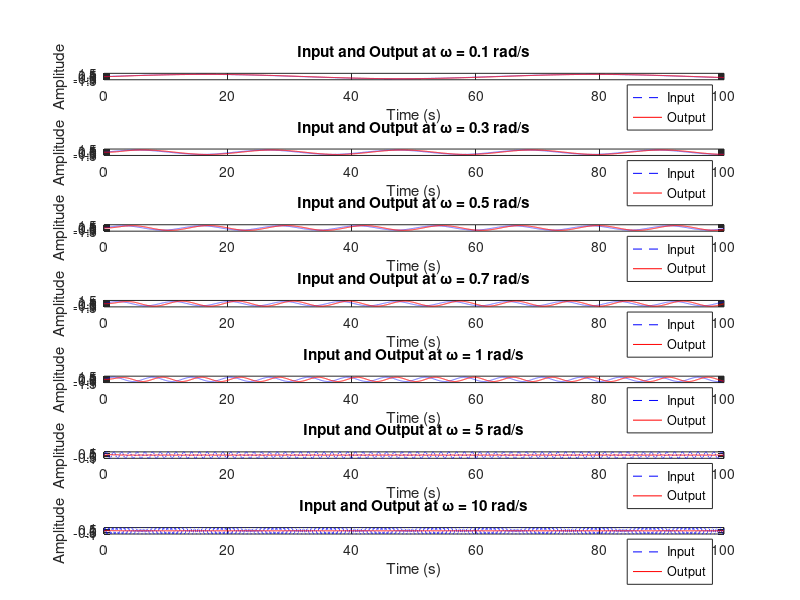
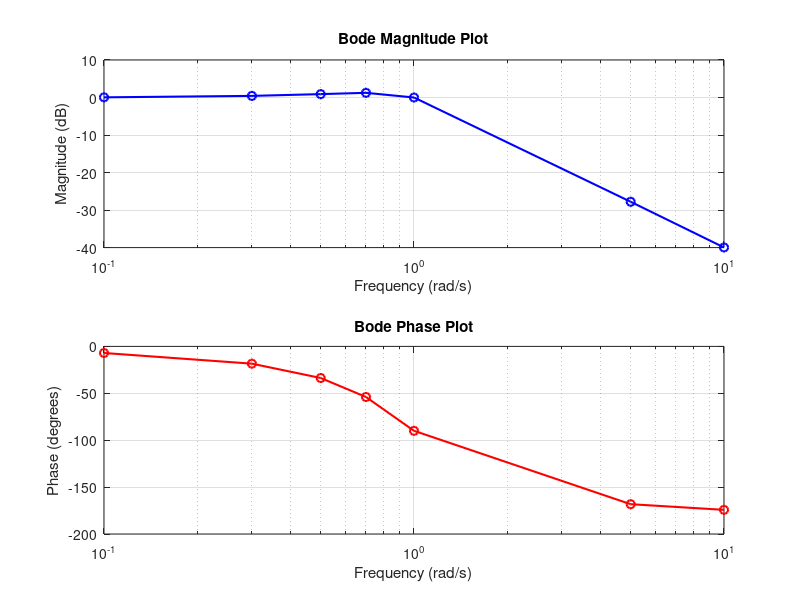

These charts were generated, in order, by the following MATLAB code:
% Define system
num = [1];
den = [1 1 1];
sys = tf(num, den);

% Frequencies to test (rad/s)
frequencies = [0.1 0.3 0.5 0.7 1 5 10];

% Time vector - long enough to see steady-state
t = 0:0.01:100;

% Prepare figure
figure;
for i = 1:length(frequencies)
    w = frequencies(i);
    % Input sinusoid
    u = sin(w * t);
    
    % Simulate system response
    [y, ~] = lsim(sys, u, t);
    
    % Plot input and output
    subplot(length(frequencies), 1, i)
    plot(t, u, 'b--', t, y, 'r')
    title(['Input and Output at \omega = ' num2str(w) ' rad/s'])
    xlabel('Time (s)')
    ylabel('Amplitude')
    legend('Input', 'Output')
end

%%
% Define system transfer function: H(s) = 1 / (s^2 + s + 1)
num = [1];
den = [1 1 1];
sys = tf(num, den);

% Define test frequencies (rad/s)
frequencies = [0.1 0.3 0.5 0.7 1 5 10];

% Time vector: long enough to ensure steady-state
t = 0:0.01:100;

% Initialize results
magnitudes = zeros(size(frequencies));
phases = zeros(size(frequencies));

% Loop through each frequency
for i = 1:length(frequencies)
    w = frequencies(i);                 % Frequency (rad/s)
    u = sin(w * t);                     % Input sinusoid
    [y, ~] = lsim(sys, u, t);           % System output

    % Select steady-state portion: last 5 cycles
    N_cycles = 5;
    T = 2*pi/w;                         % Period of sine wave
    idx_start = find(t > (t(end) - N_cycles*T), 1);
    t_ss = t(idx_start:end);
    u_ss = u(idx_start:end);
    y_ss = y(idx_start:end);

    % --- Magnitude calculation ---
    A_in = (max(u_ss) - min(u_ss)) / 2;   % Input amplitude
    A_out = (max(y_ss) - min(y_ss)) / 2;  % Output amplitude
    gain = A_out / A_in;
    magnitudes(i) = 20 * log10(gain);     % Convert to dB

    % --- Phase calculation using FFT ---
    U = fft(u_ss);
    Y = fft(y_ss);
    N = length(t_ss);
    fs = 1 / (t(2) - t(1));               % Sampling frequency
    f = (0:N-1)*(fs/N);                   % Frequency vector
    target_f = w / (2*pi);                % Frequency in Hz
    [~, k] = min(abs(f - target_f));      % Closest FFT bin
    H_fft = Y(k) / U(k);                  % Estimate frequency response
    phase_rad = angle(H_fft);             % Phase in radians
    phase_deg = rad2deg(phase_rad);       % Convert to degrees
    phases(i) = mod(phase_deg + 180, 360) - 180;  % Normalize to [-180, 180]
end

% --- Plot results ---
figure;

% Magnitude Plot
subplot(2,1,1);
semilogx(frequencies, magnitudes, 'b-o', 'LineWidth', 1.5);
grid on;
xlabel('Frequency (rad/s)');
ylabel('Magnitude (dB)');
title('Bode Magnitude Plot');

% Phase Plot
subplot(2,1,2);
semilogx(frequencies, phases, 'r-o', 'LineWidth', 1.5);
grid on;
xlabel('Frequency (rad/s)');
ylabel('Phase (degrees)');
title('Bode Phase Plot');
